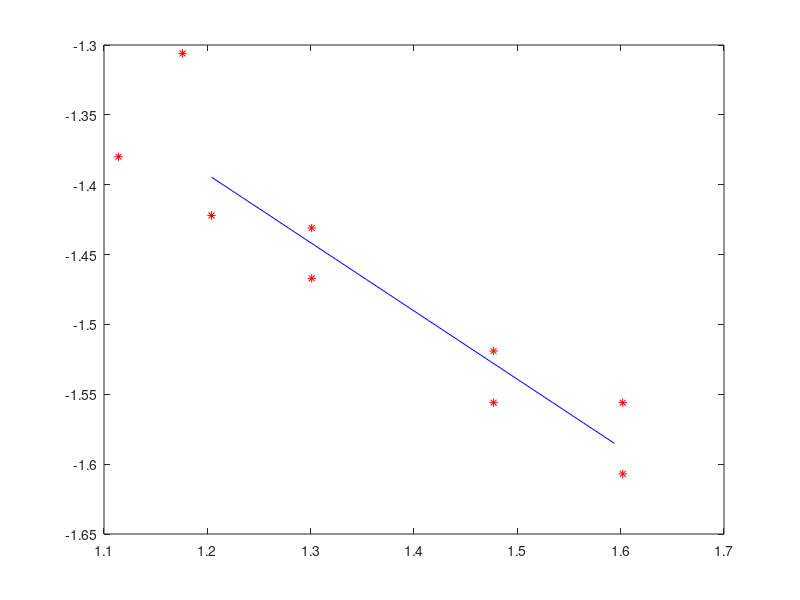

MATLAB code to generate this figure:
clear;
x=[1.176,1.477,1.602,1.477,1.204,1.301,1.602,1.301,1.114];
y=[-1.306 ,-1.519,-1.607,-1.556,-1.422,-1.431,-1.556,-1.467,-1.380];
p=polyfit(x,y,1);
x1=1.204:0.01:1.602;
y1=polyval(p,x1);
plot(x,y,'*r',x1,y1,'-b')